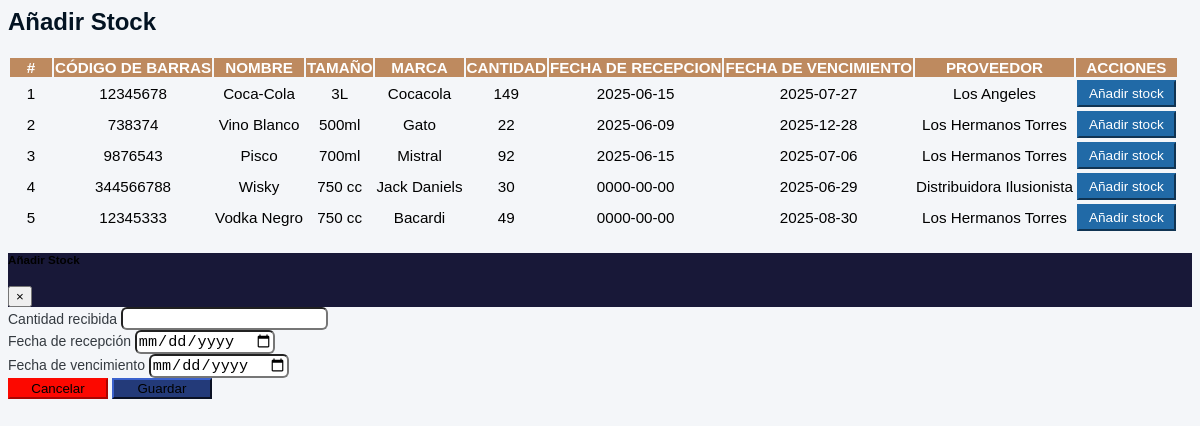
The page /vistas/html/anadir-stock.php on the database its author committed.
### tables this page shows
CREATE TABLE `producto` (
  `id` int(11) NOT NULL,
  `codigo` varchar(100) NOT NULL,
  `nombre` varchar(100) NOT NULL,
  `tamano` varchar(100) NOT NULL,
  `marca` varchar(100) NOT NULL,
  `cantidad` int(11) NOT NULL,
  `precio_compra` float NOT NULL,
  `precio_venta` float NOT NULL,
  `fecha_recepcion` date NOT NULL,
  `fecha_vencimiento` date NOT NULL,
  `proveedor` varchar(100) NOT NULL
);

### Sistema/controladores/productos.controlador.php (called while the page is built, shortened)
<?php
class ControladorProductos{
    public static function ctrMostrarProductos($item, $valor){
        $tabla = "producto";
        $respuesta = ModeloProductos::mdlMostrarProductos($tabla, $item, $valor);
        return $respuesta;
    }
}

### Sistema/modelos/MySQL.php (called while the page is built)
<?php
class Conexion {
    public static function conectar() {
        $link = new PDO("mysql:host=localhost;dbname=pos", "root", "");
        $link->exec("set names utf8");
        return $link;
    }
}

### Sistema/modelos/producto.modelo.php (called while the page is built, shortened)
<?php
require_once "MySQL.php";
class ModeloProductos {
    public static function mdlMostrarProductos($tabla, $item, $valor){
        if($item !=null){
            $stmt = Conexion::conectar()->prepare("SELECT * FROM $tabla WHERE $item = :$item");
            $stmt->bindParam(":".$item, $valor, PDO::PARAM_STR);
            $stmt->execute();
            return $stmt -> fetch();
        }
        else{
            $stmt = Conexion::conectar()->prepare("SELECT * FROM $tabla");
            $stmt->execute();
            return $stmt -> fetchAll();
        }
    }
}

### vistas/html/anadir-stock.php (the view, shortened to what this page needs)
<div class="content-wrapper">
  <section class="content-header">
    <div class="container-fluid">
      <div class="row mb-2">
        <div class="col-sm-6">
          <h1>Añadir Stock</h1>
        </div>
      </div>
    </div>
  </section>
  <section class="content">
    <div class="container-fluid">
      <div class="row">
        <div class="col-12">
          <div class="card">
            <div class="card-body">
              <div class="table-responsive">
                <table class="table table-bordered table-striped">
                  <thead class>
                    <tr>
                      <th style="width: 40px;">#</th>
                      <th>Código de barras</th>
                      <th>Nombre</th>
                      <th>Tamaño</th>
                      <th>Marca</th>
                      <th>Cantidad</th>
                      <th>Fecha de recepcion</th>
                      <th>Fecha de vencimiento</th>
                      <th>Proveedor</th>
                      <th>Acciones</th>
                    </tr>
                  </thead>
                  <tbody>
                    <?php
                      $item = null;
                      $valor = null;
                      $productos = ControladorProductos::ctrMostrarProductos($item, $valor);
                      foreach ($productos as $key => $value){
                        echo '<tr>
                            <td>'.$value["id"].'</td>
                            <td>'.$value["codigo"].'</td>
                            <td>'.$value["nombre"].'</td>
                            <td>'.$value["tamano"].'</td>
                            <td>'.$value["marca"].'</td>
                            <td>'.$value["cantidad"].'</td>
                            <td>'.$value["fecha_recepcion"].'</td>
                            <td>'.$value["fecha_vencimiento"].'</td>
                            <td>'.$value["proveedor"].'</td>
                            <td>
                              <div class="btn-group">
                                <button class="btn btn-primary btn-sm btnAgregarStock" idProducto="'.$value["id"].'" data-toggle="modal" data-target="#modalAgregarStock">
                                  Añadir stock
                                </button>
                              </div>
                            </td>
                          </tr>';
                      }
                    ?>
                  </tbody>
                </table>
              </div>
            </div>
          </div>
        </div>
      </div>
    </div>
  </section>
</div>
<div class="modal fade" id="modalAgregarStock" tabindex="-1" role="dialog">
  <div class="modal-dialog" role="document">
    <form method="post">
      <div class="modal-content">
        <div class="modal-header bg-primary text-white">
          <h5 class="modal-title">Añadir Stock</h5>
          <button type="button" class="close text-white" data-dismiss="modal">&times;</button>
        </div>
        <div class="modal-body">
          <div class="form-group">
            <label>Cantidad recibida</label>
            <input type="number" class="form-control" name="nuevaCantidadStock" required>
          </div>
          <div class="form-group">
            <label>Fecha de recepción</label>
            <input type="date" class="form-control" name="nuevaFechaRecepcion" required>
          </div>
          <div class="form-group">
            <label>Fecha de vencimiento</label>
            <input type="date" class="form-control" name="nuevaFechaVencimiento">
          </div>
        </div>
        <div class="modal-footer">
          <button type="button" class="btn btn-secondary" data-dismiss="modal">Cancelar</button>
          <button type="submit" class="btn btn-primary">Guardar</button>
        </div>
      </div>
    </form>
  </div>
</div>
<link rel="stylesheet" href="vistas/css/stock.css">

### vistas/css/stock.css (style rules this page uses)
.content-header h1 { font-size: 1.5rem; font-weight: 700; color: #031322 !important; }
.table { font-size: 0.95rem; }
.table thead { background-color: #be8a5f; color: #ffffff; text-transform: uppercase; font-weight: 600; }
.table th, .table td { text-align: center; vertical-align: middle; }
.btnAgregarStock { background-color: #216aa7; border-color: #216aa7; color: white; font-weight: 500; padding: 4px 10px; font-size: 0.85rem; transition: background-color 0.2s ease-in-out; }
.modal-header.bg-primary { background-color: #181838 !important; border-bottom: none; }
.modal-header .modal-title { font-weight: 600; }
.modal-body label { font-weight: 500; color: #343a40; }
.modal-body .form-control { border-radius: 0.375rem; font-size: 0.95rem; }
.modal-footer .btn { min-width: 100px; font-weight: 500; }
.modal-footer .btn-secondary { background-color: #fc0800 !important; border-color: #fc0800 !important; }
.modal-footer .btn-primary { background-color: #233a79; border-color: #233a79; }

### rows shown on the page
producto: id "1", codigo "12345678", nombre "Coca-Cola", tamano "3L", marca "Cocacola", cantidad "149", fecha_recepcion "2025-06-15", fecha_vencimiento "2025-07-27", proveedor "Los Angeles"
producto: id "2", codigo "738374", nombre "Vino Blanco", tamano "500ml", marca "Gato", cantidad "22", fecha_recepcion "2025-06-09", fecha_vencimiento "2025-12-28", proveedor "Los Hermanos Torres"
producto: id "3", codigo "9876543", nombre "Pisco", tamano "700ml", marca "Mistral", cantidad "92", fecha_recepcion "2025-06-15", fecha_vencimiento "2025-07-06", proveedor "Los Hermanos Torres"
producto: id "4", codigo "344566788", nombre "Wisky", tamano "750 cc", marca "Jack Daniels", cantidad "30", fecha_recepcion "0000-00-00", fecha_vencimiento "2025-06-29", proveedor "Distribuidora Ilusionista"
producto: id "5", codigo "12345333", nombre "Vodka Negro", tamano "750 cc", marca "Bacardi", cantidad "49", fecha_recepcion "0000-00-00", fecha_vencimiento "2025-08-30", proveedor "Los Hermanos Torres"
